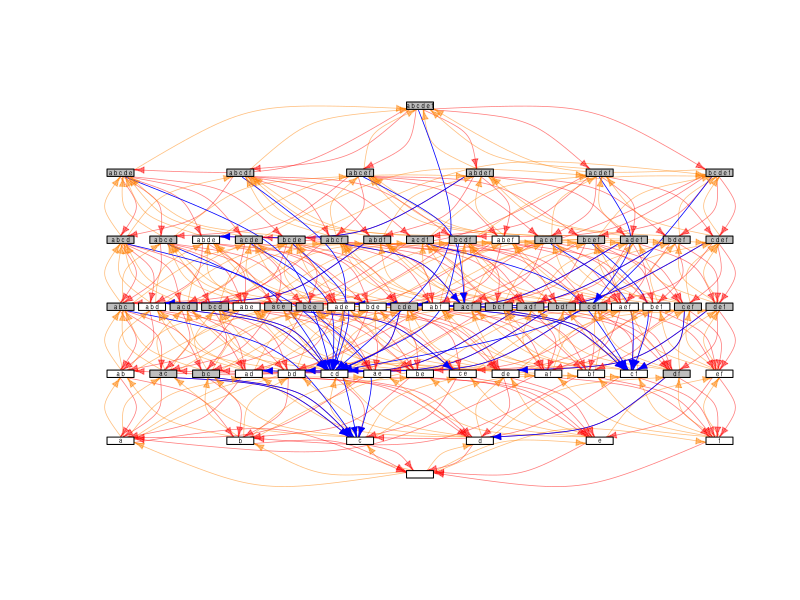
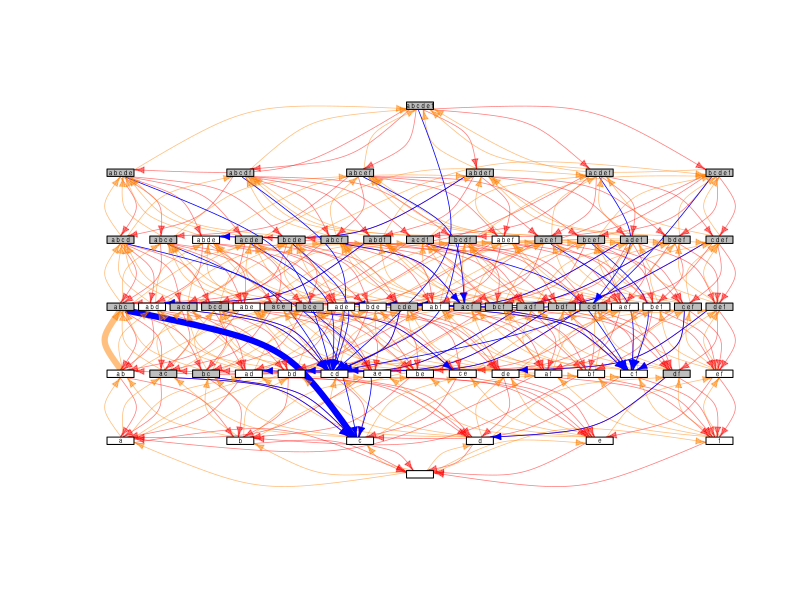
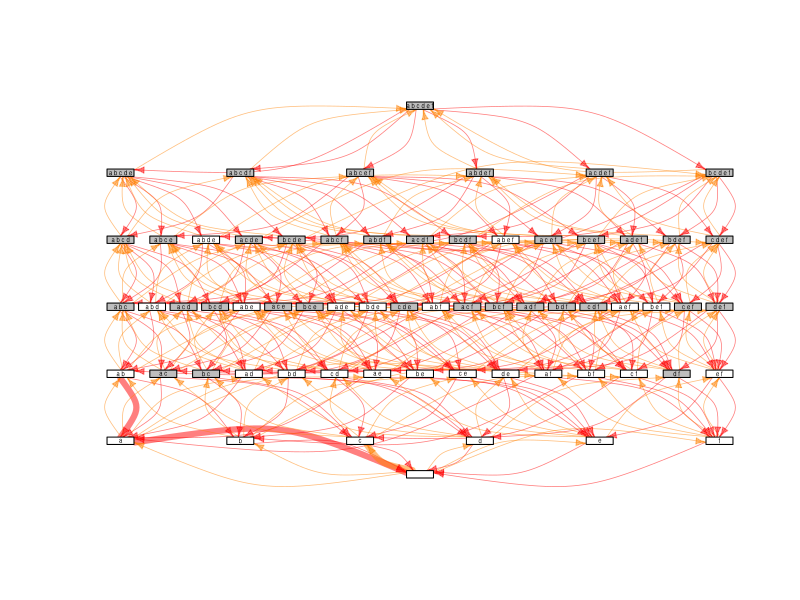
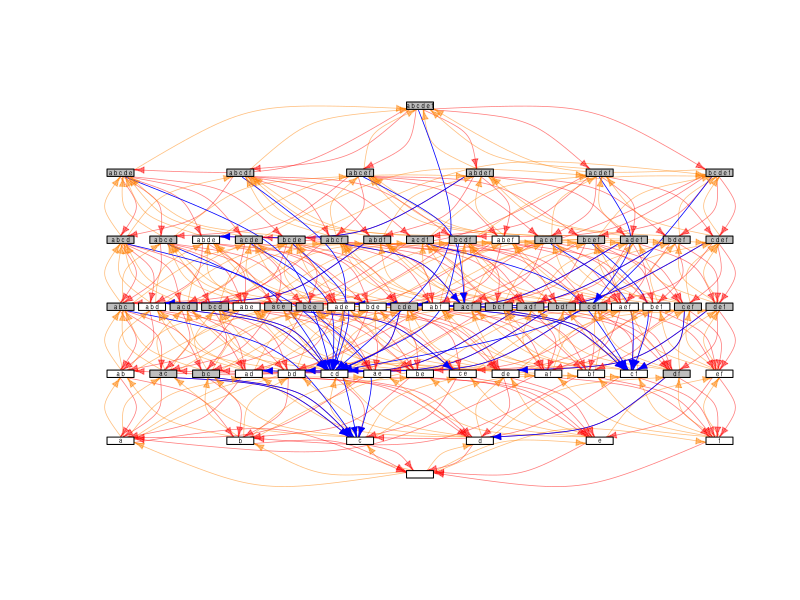
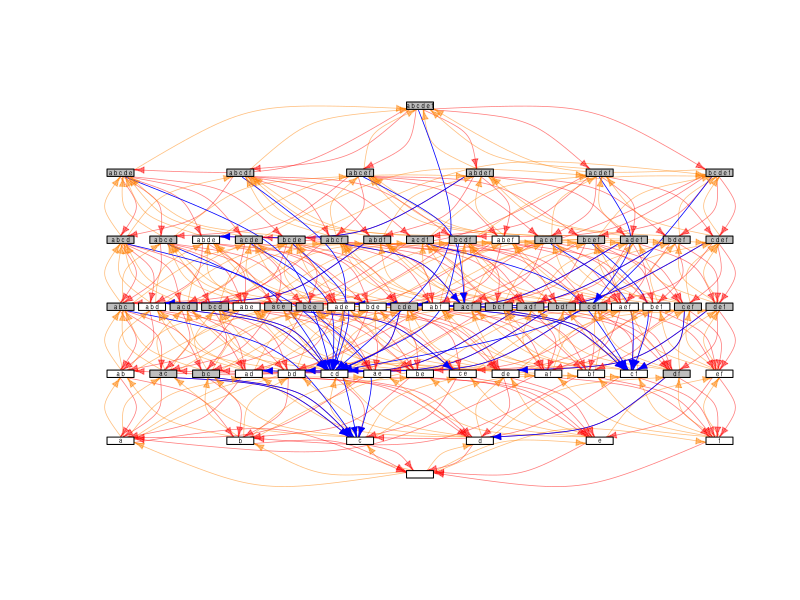
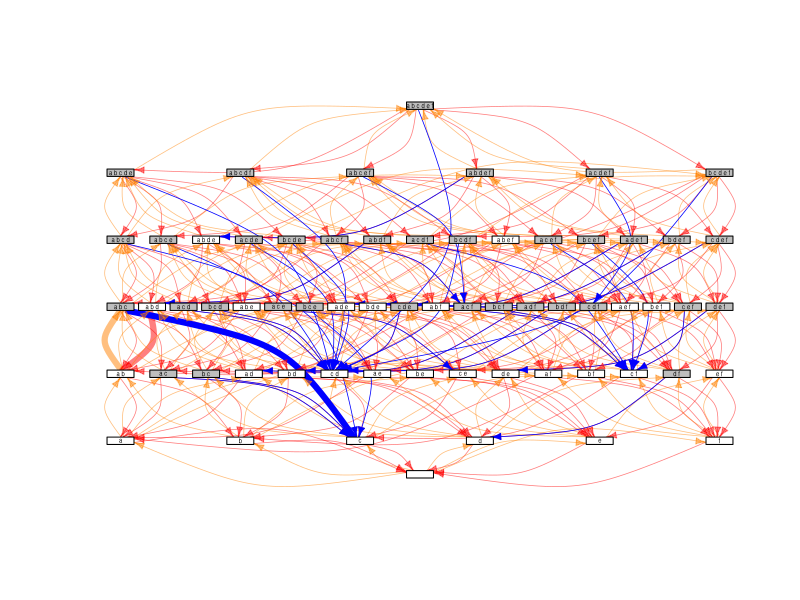
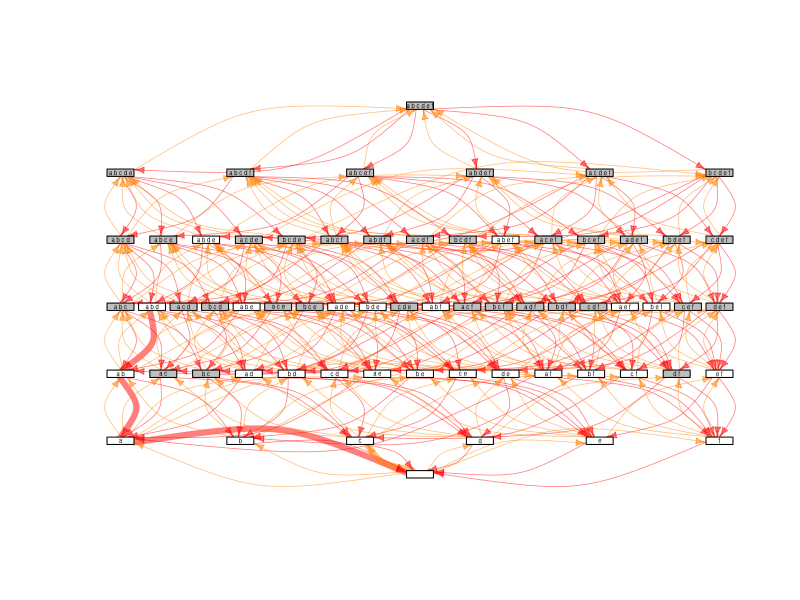
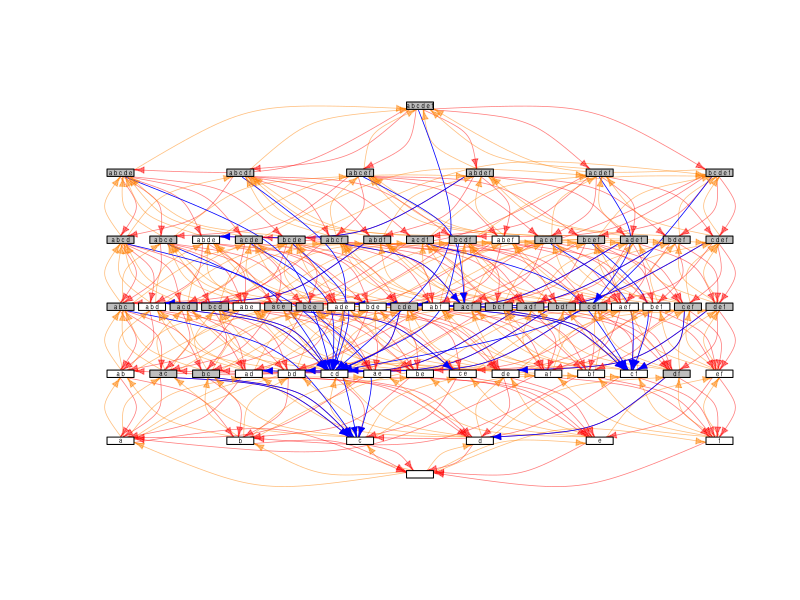

Write R code to recreate these figures, in order.
library(igraph)
library(viridis)
library(ggplot2)
library(ggrepel)
library(randomForest)
library(dplyr)
library(tidyr)

if (!file.exists('outputs_r'))
{
  dir.create('outputs_r')
}

generate_assemblages <- function(n, labels=letters)
{
  df = expand.grid(replicate(n, 0:1, simplify = FALSE))
  names(df) = labels[1:n]
  
  new_states = as.data.frame(matrix(data=0,nrow=nrow(df),ncol=ncol(df)))
  names(new_states) = paste(names(df),"new",sep=".")
  
  df_final = data.frame(df, 
                        stable=NA, 
                        feasible=NA,
                        tau=NA,
                        richness=NA, 
                        abundance.mean.resident=NA, 
                        abundance.sd.resident=NA, 
                        new_states)
  df_final$richness = apply(df_final[,1:n],1,sum)
  
  return(df_final)
}

generate_params <- function(n, labels=letters, A.diag=-1,
                            distribution.A='norm',
                            A.norm.mean=-0.2, A.norm.sd=0.2,  
                            A.lnorm_neg.meanlog=log(0.25), A.lnorm_neg.sdlog=log(1.5),
                            A.lnorm_pos.meanlog=log(0.25), A.lnorm_pos.sdlog=log(1.5),
                            distribution.r='norm',
                            r.norm.mean=1, r.norm.sd=0.5, 
                            r.lnorm_pos.meanlog=log(1), 
                            r.lnorm_pos.sdlog=log(2))
{
  # interaction matrix
  A = matrix(data=NA,nrow=n,ncol=n)
  dimnames(A) = list(labels[1:n],labels[1:n])
  
  # intrinsic growth rate vector
  r = rep(NA, n)
  names(r) = labels[1:n]
  
  # fill A
  if (distribution.A=='norm')
  {
    A[] = rnorm(n=n*n,mean=A.norm.mean,sd=A.norm.sd) 
  }
  else if (distribution.A=='lnorm_neg')
  {
    A[] = -1*rlnorm(n=n*n,meanlog=A.lnorm_neg.meanlog,sdlog=A.lnorm_neg.sdlog) 
  }
  else if (distribution.A=='lnorm_pos')
  {
    A[] = rlnorm(n=n*n,meanlog=A.lnorm_pos.meanlog,sdlog=A.lnorm_pos.sdlog)
  }
  else
  {
    stop('distribution not found')
  }
  
  # fill r
  if (distribution.r=='norm')
  {
    r[] = rnorm(n=n,mean=r.norm.mean,sd=r.norm.sd)
  }
  else if (distribution.r=='lnorm_pos')
  {
    r[] = rlnorm(n=n,meanlog=r.lnorm_pos.meanlog,sdlog=r.lnorm_pos.sdlog)
  }
  else
  {
    stop('distribution not found')
  }
  
  # set diagonal for A if requested
  if (!is.null(A.diag))
  {
    diag(A) <- rep(A.diag,n)
  }
  
  # return combo
  return(list(A=A,r=r))
}


assign_params <- function(assemblage, params)
{
  stopifnot(nrow(assemblage)==1)
  # find species that are present
  species_indices_present = which(as.numeric(assemblage)==1)
  
  # pick subset of parameters (assuming that the parameters don't change when subsetting)
  A_this = params$A[species_indices_present, species_indices_present, drop=FALSE]
  r_this = params$r[species_indices_present]
  
  return(list(A=A_this,r=r_this))
}

determine_feasibility <- function(params)
{
  if (length(params$r) > 0)
  {
    x = -1 * solve(params$A) %*% params$r
    
    feasibility = all(x > 0)
    new_state = names(params$r)[which(x > 0)]
    if (length(new_state)==0)
    {
      new_state = NULL
    }
    
    abundance.mean.resident = mean(x[x>0])
    abundance.sd.resident = sd(x[x>0])
  }
  else
  {
    feasibility = TRUE
    new_state = NULL
    abundance.mean.resident = NA
    abundance.sd.resident = NA
  }
  
  return(list(feasible=feasibility, 
              new_state = new_state, 
              abundance.mean.resident = abundance.mean.resident, 
              abundance.sd.resident = abundance.mean.resident))
}

determine_stability <- function(params)
{
  if (length(params$r) > 0)
  {
    print(str(params$r))
    print(str(params$A))
    lambda = eigen( diag(params$r,nrow=length(params$r)) %*% params$A  )$values
    stability = all(Re(lambda) < 0)
    if (stability == TRUE)
    {
      tau = -1/max(Re(lambda)) # time constant is inverse of the biggest eigenvalue
    }
    else
    {
      tau = 0
    }
  }
  else
  {
    lambda = NA
    stability = TRUE
    tau = NA
  }
  
  return(list(stable=stability,lambda=lambda,tau=tau))
}

generate_assemblage_transitions <- function(assemblages, params)
{
  n = log2(nrow(assemblages))
  for (i in 1:nrow(assemblages)) # skip the no-species scenario
  {
    params_this = assign_params(assemblage = assemblages[i,1:n], params = params)
    
    f = determine_feasibility(params_this)
    s = determine_stability(params_this)
    
    assemblages[i,"stable"] = s$stable
    assemblages[i,"feasible"] = f$feasible
    assemblages[i,"tau"] = s$tau
    assemblages[i,"abundance.mean.resident"] = f$abundance.mean.resident
    assemblages[i,"abundance.sd.resident"] = f$abundance.sd.resident
    
    if (!is.null(f$new_state))
    {
      assemblages[i,paste(f$new_state,"new",sep=".")] = 1
    }
  }
  return(assemblages)
}


classify_reachable_vertices <- function(network)
{
  vertices_all = V(network)
  
  reachable = rep(NA, length(vertices_all))
  
  for (i in 1:length(vertices_all))
  {
    # if there is at least one natural link pointing in to this verte
    reachable[i] = any(incident(network,v=V(network)[i],mode='in')$type=="natural")
  }
  return(reachable)
}

make_network <- function(assemblages, include.natural = TRUE)
{
  n = log2(nrow(assemblage_transitions))
  # generate labels for natural transitions
  assemblages$from = apply(assemblages[,1:n], 1, function(x) { paste(names(x)[which(x>0)],collapse=" ") })
  # weird numbers in columns help us pick the right columns for the dataframe created in generate_assemblages()
  assemblages$to = apply(assemblages[,(n+7):(2*n+6)], 1, function(x) { paste(gsub("\\.new$","",names(x))[which(x>0)],collapse=" ") })
  
  # identify all single-species additions/deletions  
  transitions_single_matrix = (as.matrix(dist(assemblages_all[,1:n],method='manhattan'))==1)
  dimnames(transitions_single_matrix) = list(assemblages$from, assemblages$from)
  
  transitions_single_df = which(transitions_single_matrix==TRUE,arr.ind=TRUE)
  row.names(transitions_single_df) = NULL
  transitions_single_df = as.data.frame(transitions_single_df)
  # assign labels
  transitions_single_df$from = assemblages$from[ transitions_single_df$row ]
  transitions_single_df$to = assemblages$from[ transitions_single_df$col ]
  # determine if species addition or removal
  transitions_single_df$type = ifelse(sign(sapply(transitions_single_df$to, nchar) - sapply(transitions_single_df$from, nchar))>0,"addition","deletion")
  # keep necessary columns
  transitions_single_df = transitions_single_df[,c("from","to","type")]
  
  # add natural relaxations of unstable states
  transitions_natural_df = assemblages[,c("from","to")]
  transitions_natural_df$type = "natural"
  
  # put all the transition types together
  if (include.natural == TRUE)
  {
    transitions_all = rbind(transitions_single_df, transitions_natural_df)
  }
  else
  {
    transitions_all = transitions_single_df
  }
  
  # simplify the transitions
  # remove loops
  transitions_all = transitions_all[transitions_all$from != transitions_all$to, ]
  
  g = graph_from_data_frame(transitions_all,directed=TRUE,vertices=assemblages[,c("from","stable","feasible","richness")])
  
  # determine reachable vertices
  reachable = classify_reachable_vertices(g)
  V(g)$reachable = reachable
  
  # simplify the transitions, keeping only the minimum cost links when there are multiple choices, and removing loops
  #g = simplify(g, remove.multiple = TRUE, remove.loops = TRUE, edge.attr.comb = 'min')
  
  return(list(graph=g,transitions=transitions_all)) # consider also returning the transition table
}


layout_network <- function(graph)
{
  vertex_names = V(graph)$name
  
  y = sapply(vertex_names, nchar)
  
  df = data.frame(name=vertex_names,x=NA,y=y)
  #df = df[order(df$y),]
  
  for (i in unique(df$y))
  {
    rows_this = which(df$y==i)
    x_out = seq(0,1,length.out=length(rows_this))
    x_out = x_out - mean(x_out)
    df$x[rows_this] = x_out
  }
  
  # select key columns
  df = as.matrix(df[,c("x","y")])
  
  return(df)
}


plot_transitions <- function(network, edge_highlight=NULL, vertex_highlight_start=NULL, vertex_highlight_end=NULL)
{
  edge_types = E(network)$type
  
  edge_colors = c(natural=rgb(0,0,1),addition=rgb(1,0.5,0,0.5),deletion=rgb(1,0,0,0.5))[edge_types]
  edge_widths = rep(0.75, length(edge_types))
  edge_arrow_sizes = rep(0.5, length(edge_types))
  if(!is.null(edge_highlight))
  {
    edge_widths[edge_highlight] = 6
    #edge_arrow_sizes[edge_highlight] = 10 # not currently implemented in igraph...
  }
  
  vertex_colors = ifelse(V(network)$feasible==1 & V(network)$stable==1,'white','gray')
  vertex_frame_colors = 'black'
  
  vertex_shapes = rep('rectangle',length(V(network)))           
  # if(!is.null(vertex_highlight_start))
  # {
  #   vertex_shapes[ which(V(network)$name==vertex_highlight_start) ] = 'circle'
  # }
  # if(!is.null(vertex_highlight_end))
  # {
  #   vertex_shapes[ which(V(network)$name==vertex_highlight_end) ] = 'circle'
  # }
  
  plot(network,
       asp=0,
       layout=layout_network(network),
       edge.arrow.size=edge_arrow_sizes, 
       edge.label=NA,
       edge.curved=TRUE,
       edge.color=edge_colors,
       edge.width=edge_widths,
       vertex.frame.color=vertex_frame_colors,
       vertex.shape=vertex_shapes,
       vertex.label.family='sans',
       vertex.size=9,
       vertex.size2=4,
       vertex.label.cex=0.35,
       vertex.label.color='black',
       vertex.color=vertex_colors)
}

# show an example network
set.seed(1) # replicability
nsp <- 6
params_all = generate_params(n = nsp, A.norm.mean = -0.7, r.norm.mean = 1.7)
assemblages_all = generate_assemblages(n = nsp)
assemblage_transitions = generate_assemblage_transitions(params = params_all, assemblages = assemblages_all)
network_model = make_network(assemblage_transitions)
network_model_no_natural = make_network(assemblage_transitions, include.natural = FALSE)






# identify subset of vertices that are stable/feasible endpoints
candidate_vertices = V(network_model$graph)$name[V(network_model$graph)$feasible & V(network_model$graph)$stable]
# count # of species in each endpoint
candidate_n_species = sapply(sapply(candidate_vertices, strsplit," ",fixed=TRUE),length)
# calculate species gain in each transition
candidate_net_species_gain = -1*outer(candidate_n_species, candidate_n_species, FUN="-")
candidate_endpoints = outer(candidate_vertices, candidate_vertices, paste, sep="->")
candidate_from = outer(candidate_vertices, candidate_vertices,function(a,b){a})
candidate_to = outer(candidate_vertices, candidate_vertices,function(a,b){b})

# calculate transition cost with/without natural paths
weight_table = c(addition=1,deletion=3,natural=0)
candidate_net_cost = distances(network_model$graph, 
                               v=candidate_vertices, 
                               to=candidate_vertices,
                               mode='out',
                               weights=weight_table[E(network_model$graph)$type])

candidate_net_cost_no_natural = distances(network_model_no_natural$graph, 
                                          v=candidate_vertices, 
                                          to=candidate_vertices,
                                          mode='out',
                                          weights=weight_table[E(network_model_no_natural$graph)$type])

candidate_net_cost_improvement = candidate_net_cost_no_natural - candidate_net_cost
# make a table
candidate_table = data.frame(paths = as.vector(candidate_endpoints), 
                             from = as.vector(candidate_from),
                             to = as.vector(candidate_to),
                             net_species_gain = as.vector(candidate_net_species_gain),
                             net_cost = as.vector(candidate_net_cost), 
                             net_cost_no_natural = as.vector(candidate_net_cost_no_natural),
                             net_cost_improvement = as.vector(candidate_net_cost_improvement))
# make space for the best edge and vertex paths
candidate_table$epath = NA
candidate_table$vpath = NA
candidate_table$epath_no_natural = NA
candidate_table$vpath_no_natural = NA

# count whether we are doing a net species addition/removal
add_path_info <- function(network, from, to)
{
  sp = shortest_paths(graph=network, from=as.character(from), to=as.character(to), mode='out',weights=NULL,output='both')
  epath = paste(as.numeric(sp$epath[[1]]),collapse="-")
  vpath = paste(V(network)[as.numeric(sp$vpath[[1]])]$name,collapse="-")
  return(c(epath=epath,vpath=vpath))
}

for (i in 1:nrow(candidate_table))
{
  path_this = add_path_info(network=network_model$graph,from=candidate_table$from[i],to=candidate_table$to[i])
  path_this_no_natural = add_path_info(network=network_model_no_natural$graph,from=candidate_table$from[i],to=candidate_table$to[i])
  
  candidate_table$epath[i] = path_this["epath"]
  candidate_table$vpath[i] = path_this["vpath"]
  candidate_table$epath_no_natural[i] = path_this_no_natural["epath"]
  candidate_table$vpath_no_natural[i] = path_this_no_natural["vpath"]
  print(i/nrow(candidate_table))
}

best_improvements  = candidate_table[candidate_table$net_cost_improvement == 6,]

for (i in 1:5)#nrow(best_improvements))
{
  # find the best path
  epath_this = as.numeric(strsplit(best_improvements[i,"epath"],"-")[[1]])
  epath_types = E(network_model$graph)$type[epath_this]
  
  epath_this_no_natural = as.numeric(strsplit(best_improvements[i,"epath_no_natural"],"-")[[1]])
  epath_types_no_natural = E(network_model_no_natural$graph)$type[epath_this_no_natural]
  
  pdf(file=sprintf('outputs_r/g_lowest_cost_%s-%s.pdf',best_improvements[i,"from"],best_improvements[i,"to"]),width=1.5*nsp,height=1*nsp)
  plot_transitions(network_model$graph, 
                   edge_highlight = NULL, 
                   vertex_highlight_start = NULL, 
                   vertex_highlight_end = NULL)
  plot_transitions(network_model$graph, 
                   edge_highlight = epath_this, 
                   vertex_highlight_start = best_improvements[i,"from"], 
                   vertex_highlight_end = best_improvements[i,"to"])
  plot_transitions(network_model_no_natural$graph, 
                   edge_highlight = epath_this_no_natural, 
                   vertex_highlight_start = best_improvements[i,"from"], 
                   vertex_highlight_end = best_improvements[i,"to"])
  dev.off()
  
  png(file=sprintf('outputs_r/g_lowest_cost_%s-%s.png',best_improvements[i,"from"],best_improvements[i,"to"]),width=1.5*nsp,height=1*nsp,units='in',res=300)
  plot_transitions(network_model$graph, 
                   edge_highlight = NULL, 
                   vertex_highlight_start = NULL, 
                   vertex_highlight_end = NULL)
  dev.off()
  
  print(i/nrow(best_improvements))
}
